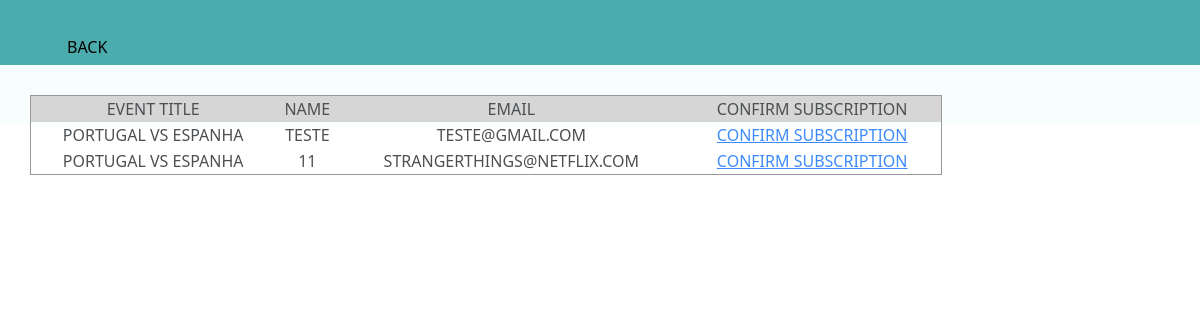
The page /subscriptions.php?id=1 (signed in) on the database its author committed.
### tables this page shows
CREATE TABLE `eventis` (
  `id` int(11) NOT NULL,
  `EventName` varchar(120) NOT NULL,
  `datetime` datetime NOT NULL,
  `event_type` varchar(120) NOT NULL,
  `status` int(1) NOT NULL
);

CREATE TABLE `users` (
  `id` int(11) NOT NULL,
  `name` varchar(100) NOT NULL,
  `password` varchar(100) NOT NULL,
  `age` int(3) NOT NULL,
  `email` varchar(100) NOT NULL,
  `status` tinyint(1) DEFAULT NULL,
  `isactive` tinyint(1) NOT NULL,
  `Registration_Date` date NOT NULL DEFAULT current_timestamp()
);

### subscriptions.php (the view, shortened to what this page needs)
<?php
Include("config/database.php");
if($_SESSION["login"] == TRUE)
{
	?>
	<!DOCTYPE html>
	<html>
		<head>
			<link rel="stylesheet" href="\system\bootstrap-5.3.0-alpha1-dist\css\bootstrap.min.css">
    		<link rel="stylesheet" href="\system\css\style_subscribe.css">
		<body>
		<div class="three">
    <div class="navbar">
            <ul>
                <li><a href="manageevents.php">Back</a></li>
            </ul>
    </div>
</div>
		<?php
		$EventsID = $_GET['id'];
		$sql1 = "SELECT eventis.EventName FROM eventis WHERE id = ". $EventsID ." AND status = 1";
		$result1 = mysqli_query($conn, $sql1);
		$row1 = mysqli_fetch_assoc($result1);
		$sql = "SELECT * FROM users WHERE status = 0 AND isactive = 1";
		$result = mysqli_query($conn, $sql);
		?>
		<div class="quatro">
		<table width='80%' border=1>
		<tr bgcolor='#CCCCCC'>
		<td>Event Title</td>
		<td>Name</td>
		<td>Email</td>
		<td>Confirm Subscription</td>
		</tr>
			<?php while ($row = mysqli_fetch_assoc($result)){?>
			<tr>
				<td> <?php print $row1 ['EventName'];?></td>
				<td> <?php print $row ['name'];?></td>
				<td> <?php print $row ['email'];?></td>
				<td> <a href="confirmsub.php?id=<?php print $row['id']; ?>&events_id=<?php print $EventsID;?>" onClick="return confirm('Are you sure you want to assign this user to this event?')">Confirm Subscription</a>
			</tr>
			<?php }?>
		</table>
		</head>
		</body>
	</html>
<?php
}
?>

### css/style_subscribe.css (style rules this page uses)
.navbar { width: 100%; height: 50%; margin: auto; padding: 35px; display: flex; align-items: left; justify-content: space-between; }
.navbar ul li { list-style: none; display: inline-block; margin: 0 px; position: relative; }
.navbar ul li a { text-decoration: none; color: black; text-transform: uppercase; }
.navbar ul li::after { content: ''; height: 3px; width: 0%; background: #c59db8; position: absolute; left: 0; bottom: -2px; transition: 0.5s; }
.quatro { text-transform: uppercase; opacity: 80%; padding: 30px; display: flex; align-items: left; justify-content: left; height: 50px; width: 100%; text-align: center; background-color: rgb(247, 253, 253); }
.three { color: white; padding: 0px; display: flex; align-items: center; justify-content: center; height: 65px; width: 100%; background-color:rgb(74, 172, 172); }

### rows shown on the page
users: name "TESTE", email "TESTE@GMAIL.COM"
eventis: EventName "PORTUGAL VS ESPANHA"
users: name "11", email "STRANGERTHINGS@NETFLIX.COM"
